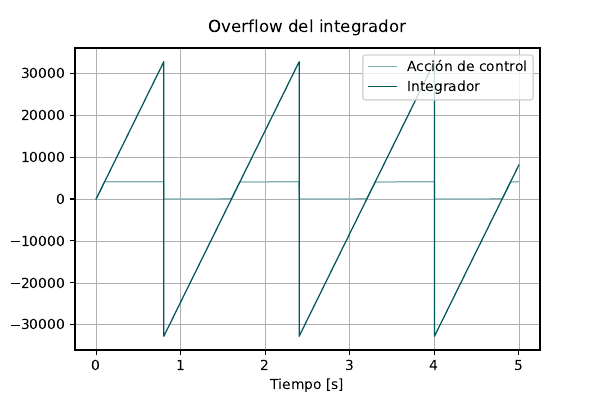

The script that saved this image:
import matplotlib.pyplot as plt
import os
import numpy as np
from scipy import signal
from matplotlib.font_manager import findfont, FontProperties

plt.rcParams['font.sans-serif'] = "Open Sans"
plt.rcParams['font.family'] = "sans-serif"

t = np.loadtxt('Datos/t.txt')
t_clamping = np.loadtxt('Datos/t-clamping.txt')
integrator = np.loadtxt('Datos/integrator.txt')
u = np.loadtxt('Datos/u.txt')
integrator_clamping = np.loadtxt('Datos/integrator-clamping.txt')
u_clamping = np.loadtxt('Datos/u-clamping.txt')

# Tensión de carga

plt.figure('Overflow del integrador')
plt.title('Overflow del integrador', pad=11)
plt.plot(t, u, '#7fafb0', linewidth=0.9)
plt.plot(t, integrator/pow(2,16), '#00575f',  linewidth=0.9)
plt.grid(True, ls="-", linewidth=0.4)
plt.xlabel('Tiempo [s]')
plt.legend(['Acción de control', 'Integrador'])

plt.savefig('Overflow del integrador.pdf')

# Acción de control de tensión

plt.figure('Integrador con clamping')
plt.title('Integrador con clamping', pad=11)
plt.plot(t_clamping, u_clamping, '#7fafb0', linewidth=0.9)
plt.plot(t_clamping, integrator_clamping/pow(2,16), '#00575f',  linewidth=0.9)
plt.xlabel('Tiempo [s]')
plt.grid(True, ls="-", linewidth=0.4)
plt.legend(['Acción de control', 'Integrador'])

plt.savefig('Integrador con clamping.pdf')